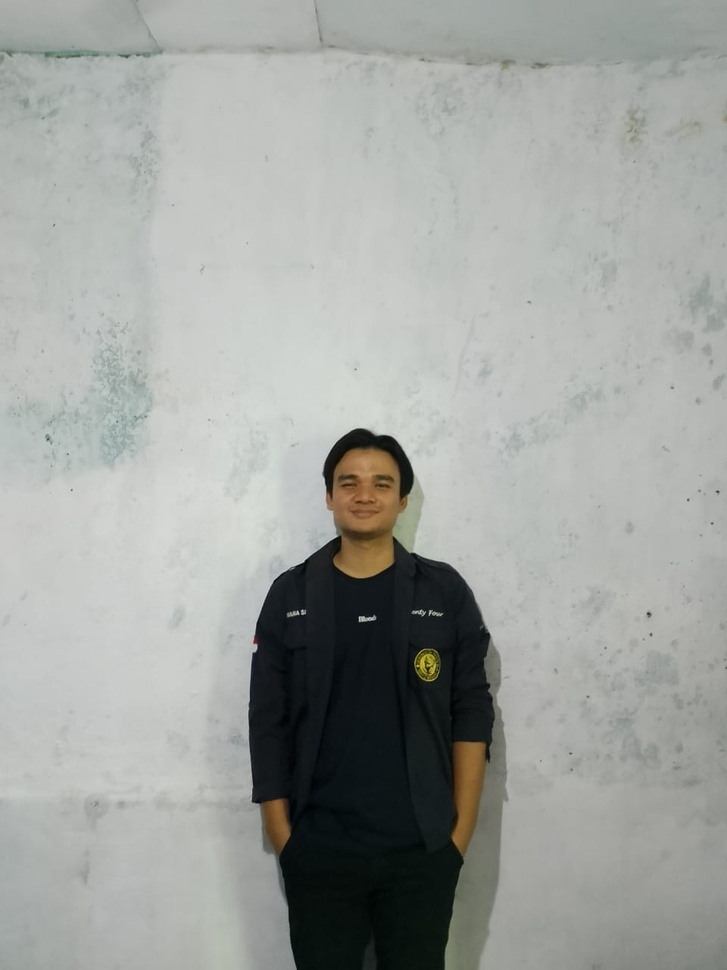
#> input picture foto_diri.jpeg, 727 x 970 px, shrunk from 960 x 1280 before the run
$ jupyter execute UAS_NanaSukarna_PCD.ipynb
#> lines starting #> are read from the running program, lines starting #| are printed output that depends on the picture
[cell 1]
import cv2
import numpy as np
import matplotlib.pyplot as plt

# Baca gambar
image_path = 'foto_diri.jpeg'
original_image = cv2.imread(image_path, cv2.IMREAD_COLOR)
#> original_image is the input picture: shape (970, 727, 3); mean B, G, R 159.6, 163.3, 160.5

# Citra grayscale untuk mean filtering
gray_image = cv2.cvtColor(original_image, cv2.COLOR_BGR2GRAY)

# Median filtering menggunakan OpenCV
median_filtered_image = cv2.medianBlur(original_image, 5)

# Mean filtering manual
kernel = np.ones((3, 3), np.float32) / 9
mean_filtered_image = cv2.filter2D(gray_image, -1, kernel)

# Tampilkan hasil menggunakan Matplotlib
plt.figure(figsize=(10, 10))

# Gambar asli
plt.subplot(2, 2, 1)
plt.imshow(cv2.cvtColor(original_image, cv2.COLOR_BGR2RGB))
plt.title('Citra Asli')
plt.axis('on')

# Gambar setelah median filtering
plt.subplot(2, 2, 2)
plt.imshow(cv2.cvtColor(median_filtered_image, cv2.COLOR_BGR2RGB))
plt.title('Setelah filter median')
plt.axis('on')

# Gambar asli dalam grayscale
plt.subplot(2, 2, 3)
plt.imshow(gray_image, cmap='gray')
plt.title('Citra Asli (Grayscale)')
plt.axis('on')

# Gambar setelah mean filtering
plt.subplot(2, 2, 4)
plt.imshow(mean_filtered_image, cmap='gray')
plt.title('Citra setelah Mean Filter')
plt.axis('on')

plt.tight_layout()
plt.show()
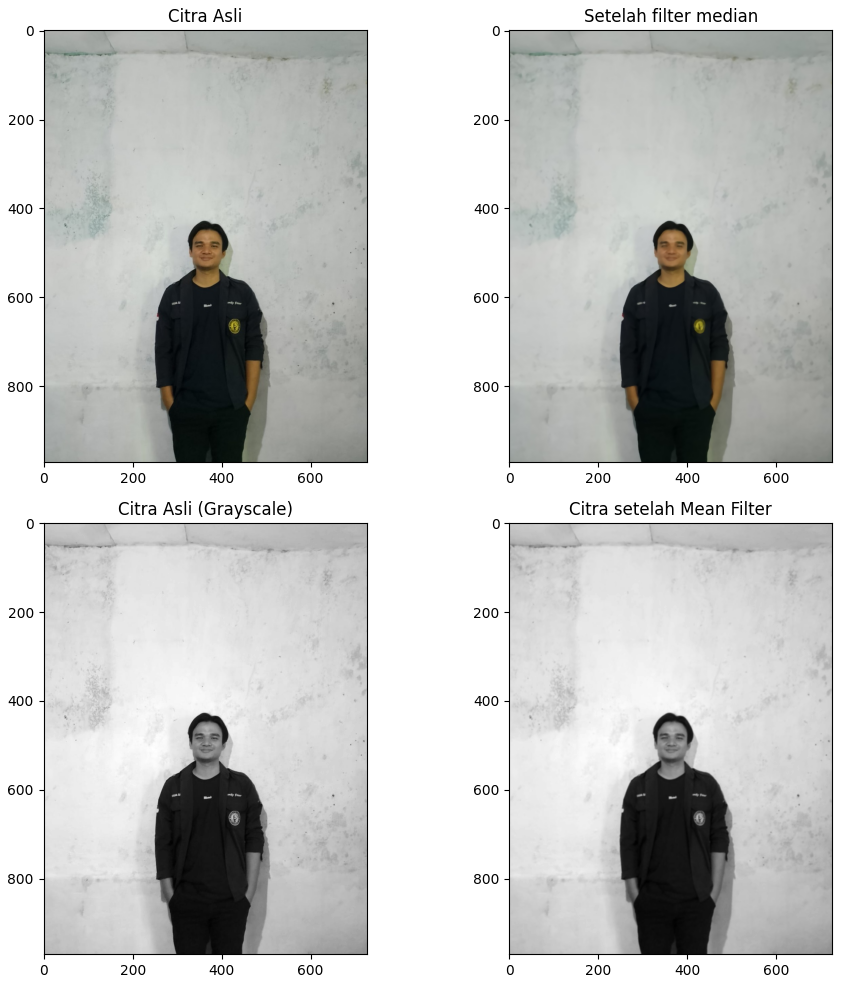
#> figure drawn by matplotlib, 4 panels
